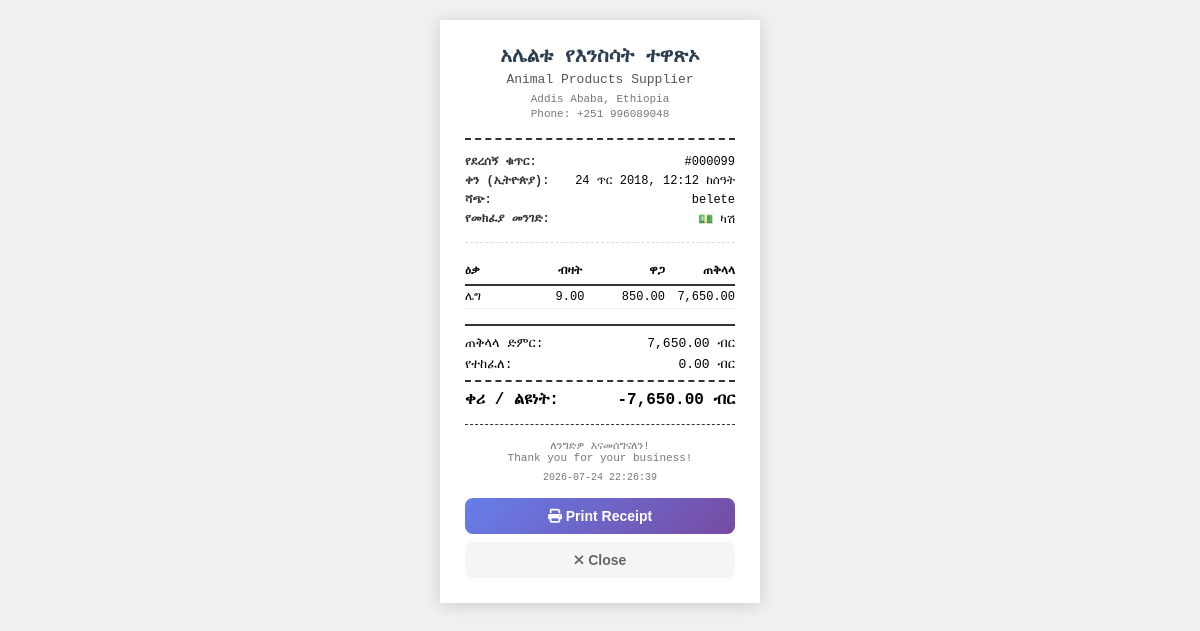
The app's page /receipt.php?id=99 with its own data.
### tables this page shows
CREATE TABLE `transactions` (
  `id` int(11) NOT NULL AUTO_INCREMENT,
  `total_amount` decimal(10,2) NOT NULL,
  `paid_amount` decimal(10,2) NOT NULL,
  `change_amount` decimal(10,2) NOT NULL,
  `payment_method` varchar(50) DEFAULT 'cash',
  `seller_id` int(11) NOT NULL,
  `seller_name` varchar(100) NOT NULL,
  `transaction_date` datetime DEFAULT current_timestamp(),
  PRIMARY KEY (`id`)
);

CREATE TABLE `transaction_items` (
  `id` int(11) NOT NULL AUTO_INCREMENT,
  `transaction_id` int(11) NOT NULL,
  `product_id` int(11) NOT NULL,
  `product_name` varchar(255) NOT NULL,
  `quantity` decimal(10,2) NOT NULL,
  `unit_price` decimal(10,2) NOT NULL,
  `subtotal` decimal(10,2) NOT NULL,
  PRIMARY KEY (`id`)
);

### receipt.php (the view, shortened to what this page needs)
<?php
require_once 'config.php';
$transaction_id = intval($_GET['id']);
$trans_query = "SELECT *, DATE_FORMAT(transaction_date, '%Y-%m-%d %H:%i:%s') as raw_date
                FROM transactions WHERE id = $transaction_id";
$trans_result = mysqli_query($conn, $trans_query);
$transaction = mysqli_fetch_assoc($trans_result);
$items_query = "SELECT * FROM transaction_items WHERE transaction_id = $transaction_id";
$items_result = mysqli_query($conn, $items_query);
$items = [];
while ($item = mysqli_fetch_assoc($items_result)) { $items[] = $item; }
function gregorian_to_ethiopian($gregorian_datetime) {
    try {
        $date = new DateTime($gregorian_datetime, new DateTimeZone('Africa/Addis_Ababa'));
        $year  = (int)$date->format('Y');
        $month = (int)$date->format('m');
        $day   = (int)$date->format('d');
        $hour  = (int)$date->format('H');
        $minute= (int)$date->format('i');
        $ethiopian_months = [
            "መስከረም","ጥቅምት","ህዳር","ታህሳስ","ጥር","የካቲት",
            "መጋቢት","ሚያዝያ","ግንቦት","ሰኔ","ሐምሌ","ነሐሴ","ጳጉሜ"
        ];
        $is_greg_leap = ($year % 4 == 0 && ($year % 100 != 0 || $year % 400 == 0));
        $new_year_day = $is_greg_leap ? 12 : 11;
        if ($month < 9 || ($month == 9 && $day < $new_year_day)) {
            $ethiopian_year = $year - 8;
        } else {
            $ethiopian_year = $year - 7;
        }
        $new_year = new DateTime($year . '-09-' . $new_year_day . ' 00:00:00', new DateTimeZone('Africa/Addis_Ababa'));
        if ($date < $new_year) {
            $prev_year = $year - 1;
            $is_prev_leap = ($prev_year % 4 == 0 && ($prev_year % 100 != 0 || $prev_year % 400 == 0));
            $new_year = new DateTime($prev_year . '-09-' . ($is_prev_leap ? 12 : 11) . ' 00:00:00', new DateTimeZone('Africa/Addis_Ababa'));
        }
        $days_diff    = $new_year->diff($date)->days;
        $eth_month    = floor($days_diff / 30) + 1;
        $eth_day      = ($days_diff % 30) + 1;
        $hour_12 = $hour % 12;
        $hour_12 = $hour_12 == 0 ? 12 : $hour_12;
        $am_pm   = $hour < 12 ? 'ጥዋት' : 'ከሰዓት';
        return [
            'day'        => $eth_day,
            'month_name' => $ethiopian_months[$eth_month - 1] ?? '',
            'year'       => $ethiopian_year,
            'time_12h'   => sprintf("%d:%02d %s", $hour_12, $minute, $am_pm)
        ];
    } catch (Exception $e) {
        return ['day'=>'?','month_name'=>'?','year'=>'?','time_12h'=>'?'];
    }
}
$eth = gregorian_to_ethiopian($transaction['raw_date']);
$payment_names = [
    'cash'           => '💵 ካሽ',
    'abyssinia'      => '🏦 አቢሲንያ ባንክ',
    'cbe'            => '🏦 ሲቢኢ ባንክ',
    'telebirr'       => '📱 ቴሌብር',
    'cash-abyssinia' => '💵+🏦 ካሽ + አቢሲንያ',
    'cash-cbe'       => '💵+🏦 ካሽ + ሲቢኢ',
    'cash-telebirr'  => '💵+📱 ካሽ + ቴሌብር'
];
$payment_display = $payment_names[$transaction['payment_method']] ?? ucfirst($transaction['payment_method']);
?>
<!DOCTYPE html>
<html lang="am">
<head>
    <link rel="stylesheet" href="https://cdnjs.cloudflare.com/ajax/libs/font-awesome/6.4.0/css/all.min.css">
</head>
<body>
    <div class="receipt-container">
        <div class="receipt-header">
            <div class="title">አሌልቱ የእንስሳት ተዋጽኦ</div>
            <div class="subtitle">Animal Products Supplier</div>
            <div class="address">Addis Ababa, Ethiopia</div>
            <div class="address">Phone: +251 996089048</div>
        </div>
        <div class="receipt-info">
            <div class="info-row">
                <span class="info-label">የደረሰኝ ቁጥር:</span>
                <span>#<?php echo str_pad($transaction['id'], 6, '0', STR_PAD_LEFT); ?></span>
            </div>
            <div class="info-row">
                <span class="info-label">ቀን (ኢትዮጵያ):</span>
                <span><?php echo $eth['day'] . ' ' . $eth['month_name'] . ' ' . $eth['year'] . ', ' . $eth['time_12h']; ?></span>
            </div>
            <div class="info-row">
                <span class="info-label">ሻጭ:</span>
                <span><?php echo htmlspecialchars($transaction['seller_name']); ?></span>
            </div>
            <div class="info-row">
                <span class="info-label">የመክፈያ መንገድ:</span>
                <span><?php echo $payment_display; ?></span>
            </div>
        </div>
        <table class="items-table">
            <thead>
                <tr>
                    <th>ዕቃ</th>
                    <th class="qty">ብዛት</th>
                    <th class="price">ዋጋ</th>
                    <th class="total">ጠቅላላ</th>
                </tr>
            </thead>
            <tbody>
                <?php foreach ($items as $item): ?>
                <tr>
                    <td><?php echo htmlspecialchars($item['product_name']); ?></td>
                    <td class="qty"><?php echo number_format((float)$item['quantity'], 2); ?></td>
                    <td class="price"><?php echo number_format((float)$item['unit_price'], 2); ?></td>
                    <td class="total"><?php echo number_format((float)$item['subtotal'], 2); ?></td>
                </tr>
                <?php endforeach; ?>
            </tbody>
        </table>
        <div class="receipt-totals">
            <div class="total-row">
                <span>ጠቅላላ ድምር:</span>
                <span><?php echo number_format((float)$transaction['total_amount'], 2); ?> ብር</span>
            </div>
            <div class="total-row">
                <span>የተከፈለ:</span>
                <span><?php echo number_format((float)$transaction['paid_amount'], 2); ?> ብር</span>
            </div>
            <div class="total-row grand-total">
                <span>ቀሪ / ልዩነት:</span>
                <span><?php echo number_format((float)$transaction['change_amount'], 2); ?> ብር</span>
            </div>
        </div>
        <div class="receipt-footer">
            <div>ለንግድዎ እናመሰግናለን!</div>
            <div>Thank you for your business!</div>
            <div style="margin-top: 8px; font-size: 10px;">
                <?php echo date('Y-m-d H:i:s'); ?>
            </div>
        </div>
        <button class="print-btn" onclick="window.print()">
            <i class="fas fa-print"></i> Print Receipt
        </button>
        <button class="close-btn" onclick="window.close()">
            <i class="fas fa-times"></i> Close
        </button>
    </div>
</body>
</html>

### receipt.php (style rules this page uses)
* { margin: 0; padding: 0; box-sizing: border-box; }
body { font-family: 'Courier New', monospace; background: #f0f0f0; display: flex; justify-content: center; padding: 20px; }
.receipt-container { background: white; padding: 25px; max-width: 320px; width: 100%; box-shadow: 0 2px 15px rgba(0,0,0,0.15); }
.receipt-header { text-align: center; padding-bottom: 15px; margin-bottom: 15px; border-bottom: 2px dashed #333; }
.receipt-header .title { font-size: 20px; font-weight: bold; color: #2c3e50; margin-bottom: 4px; }
.receipt-header .subtitle { font-size: 13px; color: #555; margin-bottom: 6px; }
.receipt-header .address { font-size: 11px; color: #777; margin-bottom: 3px; }
.receipt-info { margin-bottom: 15px; padding-bottom: 10px; border-bottom: 1px dashed #ddd; }
.info-row { display: flex; justify-content: space-between; margin-bottom: 5px; font-size: 12px; }
.info-label { font-weight: bold; color: #333; }
.items-table { width: 100%; border-collapse: collapse; margin-bottom: 15px; font-size: 12px; }
.items-table th { text-align: left; padding: 6px 0; border-bottom: 2px solid #333; font-weight: bold; }
.items-table td { padding: 4px 0; border-bottom: 1px solid #eee; }
.items-table .qty { text-align: center; width: 50px; }
.items-table .price { text-align: right; width: 70px; }
.items-table .total { text-align: right; width: 70px; }
.receipt-totals { padding-top: 10px; border-top: 2px solid #333; }
.total-row { display: flex; justify-content: space-between; margin-bottom: 6px; font-size: 13px; }
.grand-total { font-size: 16px; font-weight: bold; margin-top: 8px; padding-top: 8px; border-top: 2px dashed #333; }
.receipt-footer { text-align: center; padding-top: 15px; margin-top: 15px; border-top: 1px dashed #333; font-size: 11px; color: #777; }
.print-btn { display: block; width: 100%; margin-top: 15px; padding: 10px; background: linear-gradient(135deg, #667eea, #764ba2); color: white; border: none; border-radius: 8px; font-size: 14px; font-weight: 600; cursor: pointer; }
.close-btn { display: block; width: 100%; margin-top: 8px; padding: 10px; background: #f5f5f5; color: #666; border: none; border-radius: 8px; font-size: 14px; font-weight: 600; cursor: pointer; }

### records on screen
transactions: id "000099", seller_name "belete", payment_method "💵 ካሽ", total_amount "7,650.00", paid_amount "0.00", change_amount "-7,650.00"
transaction_items: product_name "ሌግ", quantity "9.00", unit_price "850.00", subtotal "7,650.00"

### other values on screen
$eth['day'] "24"
$eth['month_name'] "ጥር"
$eth['year'] "2018"
$eth['time_12h'] "12:12 ከሰዓት"
